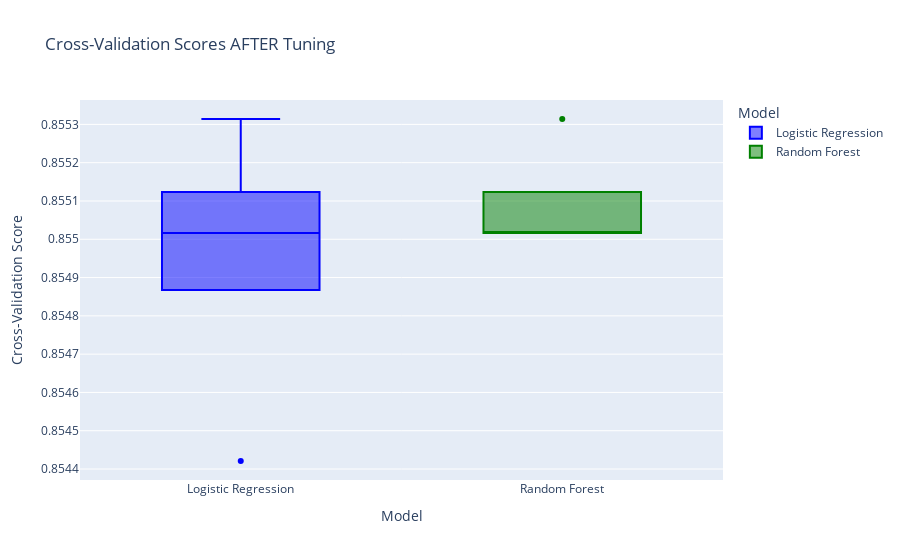

Notebook code for this chart:
### Code cell
# Get cross-validation scores AFTER tuning
lr_scores = cross_val_score(lr_model, X_train, y_train, cv=5, scoring='accuracy')
rf_scores = cross_val_score(best_rf_model, X_train, y_train, cv=5, scoring='accuracy')

# Create a DataFrame for plotting
data = {
    'Model': ['Logistic Regression'] * len(lr_scores) + ['Random Forest'] * len(rf_scores),
    'Cross-Validation Score': list(lr_scores) + list(rf_scores)
}

df_scores = pd.DataFrame(data)

#Visualizing cross-validation scores AFTER tuning
fig = px.box(df_scores, x='Model', y='Cross-Validation Score', 
             title='Cross-Validation Scores AFTER Tuning',
             color='Model',color_discrete_map={'Logistic Regression': 'blue',
                                               'Random Forest': 'green'}
)
fig.show()

### Figure 1 — Plotly figure (JSON) as saved in the notebook; plotly's stock layout.template omitted (floating-point values rounded to 4 significant figures)
{"data": [{"alignmentgroup": "True", "hovertemplate": "Model=%{x}<br>Cross-Validation Score=%{y}<extra></extra>", "legendgroup": "Logistic Regression", "marker": {"color": "blue"}, "name": "Logistic Regression", "notched": false, "offsetgroup": "Logistic Regression", "orientation": "v", "showlegend": true, "type": "box", "x": ["Logistic Regression", "Logistic Regression", "Logistic Regression", "Logistic Regression", "Logistic Regression"], "x0": " ", "xaxis": "x", "y": [0.8551, 0.8553, 0.855, 0.855, 0.8544], "y0": " ", "yaxis": "y"}, {"alignmentgroup": "True", "hovertemplate": "Model=%{x}<br>Cross-Validation Score=%{y}<extra></extra>", "legendgroup": "Random Forest", "marker": {"color": "green"}, "name": "Random Forest", "notched": false, "offsetgroup": "Random Forest", "orientation": "v", "showlegend": true, "type": "box", "x": ["Random Forest", "Random Forest", "Random Forest", "Random Forest", "Random Forest"], "x0": " ", "xaxis": "x", "y": [0.8551, 0.8553, 0.855, 0.855, 0.855], "y0": " ", "yaxis": "y"}], "layout": {"boxmode": "overlay", "legend": {"title": {"text": "Model"}, "tracegroupgap": 0}, "title": {"text": "Cross-Validation Scores AFTER Tuning"}, "xaxis": {"anchor": "y", "categoryarray": ["Logistic Regression", "Random Forest"], "categoryorder": "array", "domain": [0, 1], "title": {"text": "Model"}}, "yaxis": {"anchor": "x", "domain": [0, 1], "title": {"text": "Cross-Validation Score"}}}}
